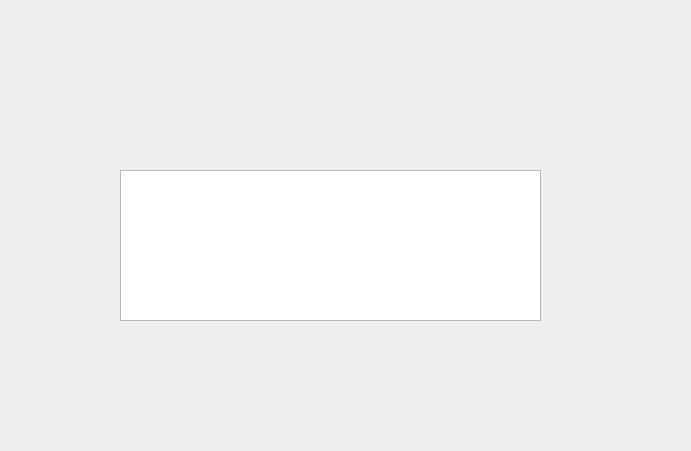
<?xml version="1.0" encoding="UTF-8"?>
<ui version="4.0">
 <class>Form</class>
 <widget class="QWidget" name="Form">
  <property name="geometry">
   <rect>
    <x>0</x>
    <y>0</y>
    <width>691</width>
    <height>451</height>
   </rect>
  </property>
  <property name="windowTitle">
   <string>Form</string>
  </property>
  <widget class="QPlainTextEdit" name="logger">
   <property name="geometry">
    <rect>
     <x>120</x>
     <y>170</y>
     <width>421</width>
     <height>151</height>
    </rect>
   </property>
  </widget>
 </widget>
 <resources/>
 <connections/>
</ui>
